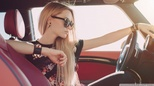
#> input picture raw_images/small.jpg, 154 x 86 px, shrunk from 960 x 540 before the run
$ python main.py
#> lines starting #> are read from the running program, lines starting #| are printed output that depends on the picture
#> in main, raw_img is the input picture: shape (86, 154, 3); mean B, G, R 120.6, 124.4, 156.3
### lib/image_processing.py
import itertools
import time

import cv2 as cv
import numpy as np
from concurrent import futures
from typing import TypeAlias, Final, Iterator, Iterable, Callable
from lib import tools

NDArray2D: TypeAlias = np.ndarray[np.ndarray[int]]
NDArray3D: TypeAlias = np.ndarray[np.ndarray[np.ndarray[int]]]

CONVOLVE_SLICE_SIZE: Final = 10_000
EROSION_SLICE_SIZE: Final = 10_000
GS_SLICE_SIZE: Final = 100_000

GS_PROCESSES: Final = 6
ERODE_PROCESSES: Final = 6


# [24 lines left out: functions threshold_img, scale_images_multiprocess, save_pictures, not called in this run]


# @tools.PrintExecutionTime
def convolve_img(img: NDArray3D,
                 kernel: NDArray2D,
                 processes: int | None = None) -> NDArray3D:
    channels = _get_channels(img)

    convolved_channels = _convolve_channels(channels, kernel, processes=processes)

    convolved_img = _merge_channels(convolved_channels)

    return convolved_img


# [15 lines left out: functions erode_img, _erode_img_step_1, not called in this run]


def _process_2d_img(processor: Callable,
                    img: NDArray2D,
                    kernel: NDArray2D,
                    processes: int | None) -> NDArray2D:
    kernel_x = len(kernel)
    kernel_y = len(kernel[0])
    matrix_x = len(img)
    matrix_y = len(img[0])

    new_matrix_x = matrix_x - kernel_x + 1
    new_matrix_y = matrix_y - kernel_y + 1

    packs_of_areas = _get_packs_of_areas(
        matrix=img, area_x=kernel_x, area_y=kernel_y,
        slice_size=EROSION_SLICE_SIZE)

    packs_of_results = _process_packs_of_areas(
        processor=processor, packs=packs_of_areas,
        kernel=kernel, processes=processes)

    processed_img = _get_matrix_from_packs(
        packs=packs_of_results, x=new_matrix_x, y=new_matrix_y)

    return processed_img


def _process_packs_of_areas(processor: Callable,
                            packs: list[list[NDArray2D]],
                            kernel: NDArray2D,
                            processes: int | None) -> Iterator[list[int]]:
    with futures.ProcessPoolExecutor(max_workers=processes) as executor:
        packs_of_results = executor.map(
            processor,
            packs, itertools.repeat(kernel)
        )

    return packs_of_results


# [4 lines left out: function _erode_pack_of_areas, not called in this run]


def _erode_area(area: NDArray2D, kernel: NDArray2D) -> int:
    return 0 if area < kernel else 1


@tools.PrintExecutionTime
def _convolve_channels(channels: tuple[NDArray2D, NDArray2D, NDArray2D],
                       kernel: NDArray2D,
                       processes: int | None) -> Iterator[NDArray2D]:
    with futures.ProcessPoolExecutor(max_workers=3) as executor:
        results = executor.map(
            _convolve_channel,
            channels, itertools.repeat(kernel), itertools.repeat(processes),
        )

    return results


# [9 lines left out: function scale_img, not called in this run]


def read_images(paths: list[str]) -> list[NDArray3D]:
    images = [cv.imread(path) for path in paths]
    return images


# [28 lines left out: functions grayscale_img, _grayscale_packs, _grayscale_pack, not called in this run]


def _grayscale_pixel(pixel: np.ndarray) -> int:
    return sum(pixel) / len(pixel)


# @tools.PrintExecutionTime
def _get_channels(img: NDArray3D) -> tuple[NDArray2D, NDArray2D, NDArray2D]:
    blue_channel = img[:, :, 0]
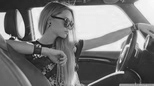
#> blue_channel: shape (86, 154); min 13, max 251, mean 120.6
    green_channel = img[:, :, 1]
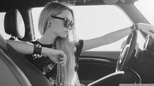
#> green_channel: shape (86, 154); min 11, max 251, mean 124.4
    red_channel = img[:, :, 2]
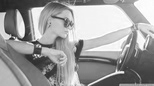
#> red_channel: shape (86, 154); min 27, max 255, mean 156.3

    return blue_channel, green_channel, red_channel  # type: ignore


def _convolve_channel(channel: NDArray2D,
                      kernel: NDArray2D,
                      processes: int | None) -> NDArray2D:
    res = _process_2d_img(
        processor=_multiply_pack_of_areas_by_kernel, img=channel,
        kernel=kernel, processes=processes
    )

    return res


# @tools.PrintExecutionTime
def _get_packs_of_areas(matrix: NDArray2D,
                        area_x: int,
                        area_y: int,
                        slice_size: int) -> list[list[NDArray2D]]:
    areas: list[NDArray2D] = _get_areas(matrix, area_x, area_y)
    packs_of_areas: list[list[NDArray2D]] = _get_packs(areas, slice_size)

    return packs_of_areas


# [7 lines left out: function _get_packs_of_pixels, not called in this run]


def _reduce_dimension(ndarray_3d: np.ndarray) -> np.ndarray:
    x, y, z = ndarray_3d.shape
    return ndarray_3d.reshape((x * y, z))


def _get_packs(units: Iterable, slice_size: int) -> list[list]:
    packs = [[]]

    for unit in units:
        if len(packs[-1]) == slice_size:  # if pack is full, start new pack
            packs.append([])
        packs[-1].append(unit)  # add pixel to the latest started pack

    return packs


def _get_areas(matrix: NDArray2D,
               area_x: int,
               area_y: int) -> list[NDArray2D]:
    # print(tools.total_elements(matrix))

    areas = []
    for i in range(len(matrix) - area_x + 1):
        for j in range(len(matrix[0]) - area_y + 1):
            areas.append(np.array(matrix[i:i + area_x, j:j + area_y]))

    return areas


# @tools.PrintExecutionTime
# [12 lines left out: function _multiply_packs_of_areas_by_kernel, not called in this run]


@tools.PrintExecutionTime
def _get_matrix_from_packs(packs: Iterator[list[int]],
                           x: int,
                           y: int) -> NDArray2D:
    ndarray = np.empty(shape=(x * y), dtype='int32')

    _fill_ndarray_with_packed_results(ndarray, packs=packs)
    matrix = ndarray.reshape((x, y))

    return matrix


def _fill_ndarray_with_packed_results(ndarray: np.ndarray[int],
                                      packs: Iterator[list[int]]) -> None:
    results_iter = itertools.chain(*packs)

    for i, _ in enumerate(ndarray):
        ndarray[i] = next(results_iter)


def _multiply_pack_of_areas_by_kernel(pack: list[NDArray2D],
                                      kernel: NDArray2D) -> list[int]:
    pack_of_results = [
        _multiply_area_by_kernel(area=area, kernel=kernel)
        for area in pack
    ]

    return pack_of_results


# [5 lines left out: function _negatives_to_zeros, not called in this run]


def _multiply_area_by_kernel(area: NDArray2D,
                             kernel: NDArray2D) -> int:
    x_size = len(area)
    y_size = len(area[0])
    new = np.empty((x_size, y_size), dtype='int32')

    for i in range(x_size):
        for j in range(y_size):
            new[i, j] = area[i, j] * kernel[i, j]

    sum_value = _sum_matrix_values(new)

    if sum_value < 0:
        sum_value = -sum_value

    return sum_value


def _sum_matrix_values(matrix: NDArray2D) -> int:
    return sum(sum(row) for row in matrix)


# @tools.PrintExecutionTime
def _merge_channels(
        channels: tuple[NDArray2D, NDArray2D, NDArray2D]
) -> NDArray3D:
    brown, green, red = channels

    new = np.empty((len(brown), len(brown[0]), 3), dtype='int32')

    for i in range(len(new)):
        for j in range(len(new[0])):
            new[i, j, 0] = brown[i, j]
            new[i, j, 1] = green[i, j]
            new[i, j, 2] = red[i, j]

    return new


# [13 lines left out: function _scale_channel, not called in this run]


def _get_avg(matrix: NDArray2D) -> int:
    res = round(_sum_matrix_values(matrix) / len(matrix) ** 2)
    return res

### lib/tools.py
from typing import Callable, Sequence
import time


class PrintExecutionTime:
    _func: Callable
    REPEATS: int = 1

    def __init__(self, func: Callable):
        self._func = func

    def __call__(self, *args, **kwargs):
        total_time = 0
        for _ in range(self.REPEATS):
            start_time = time.perf_counter()
            res = self._func(*args, **kwargs)
            end_time = time.perf_counter()
            execution_time = end_time - start_time
            total_time += execution_time

        average_time = total_time / self.REPEATS
        print(f"Function: {self._func.__name__}\nTime: {average_time} secs\n")

        return res


# [23 lines left out: functions total_elements, is_ok_2d, is_ok, not called in this run]

### main.py
from lib import kernels
from lib import image_processing
from typing import Final
import cv2 as cv

SCALE_BY: Final = 2
IMAGE_PATHS: Final = [
    'raw_images/small.jpg',
    'raw_images/medium.jpg',
    'raw_images/large.jpg',
]
SAVE_FOLDER: Final = 'processed_images'


def main():
    raw_img = cv.imread('raw_images/small.jpg')
    processed_image = image_processing.convolve_img(
        img=raw_img, kernel=kernels.RELIEF, processes=4)
#> in convolve_img, `convolved_img = _merge_channels(convolved_channels)`:
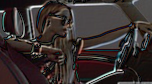
#> convolved_img: shape (84, 152, 3) int32; mean of channels 0, 1, 2 151.7, 154.7, 180.4; drawn with min black and max white


    # processed_image = image_processing.grayscale_img(img=raw_img)
    cv.imwrite('foo/bar.jpg', processed_image)
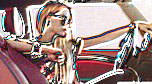
#> saved as bar.jpg: shape (84, 152, 3); mean B, G, R 135.5, 138.4, 163.4


if __name__ == '__main__':
    main()
